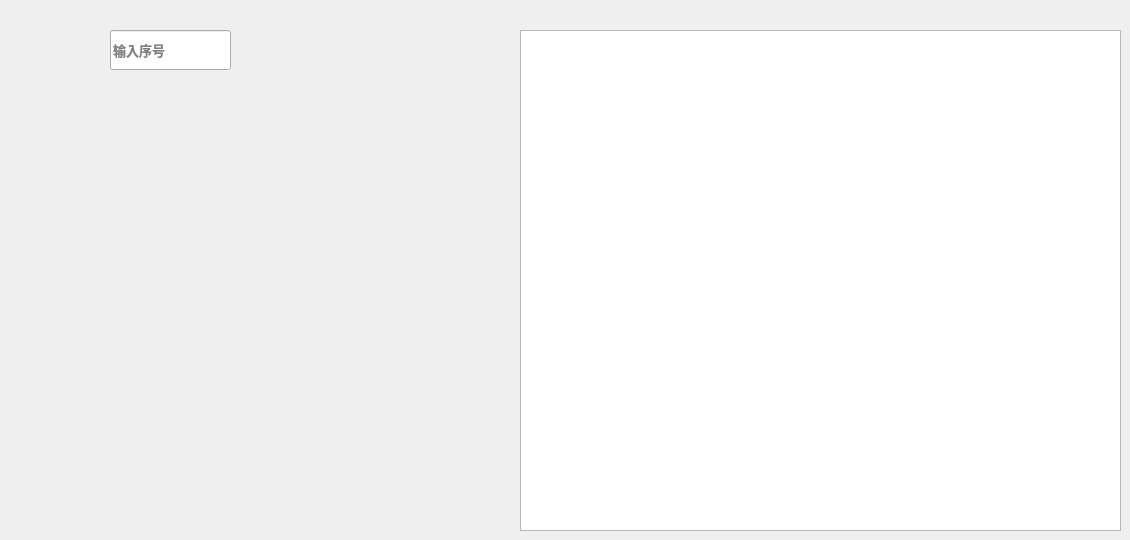
   <widget class="QWidget" name="tab_4">
    <attribute name="title">
     <string>歌词</string>
    </attribute>
    <widget class="QLineEdit" name="lyrics_Edit">
     <property name="geometry">
      <rect>
       <x>110</x>
       <y>30</y>
       <width>121</width>
       <height>40</height>
      </rect>
     </property>
     <property name="font">
      <font>
       <family>思源黑体 CN Bold</family>
       <pointsize>10</pointsize>
       <weight>75</weight>
       <italic>false</italic>
       <bold>true</bold>
       <underline>false</underline>
       <strikeout>false</strikeout>
      </font>
     </property>
     <property name="frame">
      <bool>true</bool>
     </property>
     <property name="placeholderText">
      <string>输入序号</string>
     </property>
    </widget>
    <widget class="QPushButton" name="lyrics_pushButton">
     <property name="geometry">
      <rect>
       <x>140</x>
       <y>100</y>
       <width>50</width>
       <height>50</height>
      </rect>
     </property>
     <property name="font">
      <font>
       <family>思源黑体 CN Bold</family>
       <pointsize>10</pointsize>
       <weight>75</weight>
       <italic>false</italic>
       <bold>true</bold>
       <underline>false</underline>
       <strikeout>false</strikeout>
      </font>
     </property>
     <property name="toolTip">
      <string>查看歌词</string>
     </property>
     <property name="text">
      <string/>
     </property>
     <property name="icon">
      <iconset>
       <normaloff>Image/lyrics.png</normaloff>Image/lyrics.png</iconset>
     </property>
     <property name="iconSize">
      <size>
       <width>50</width>
       <height>50</height>
      </size>
     </property>
     <property name="flat">
      <bool>true</bool>
     </property>
    </widget>
    <widget class="QTextEdit" name="lyrics_textEdit">
     <property name="geometry">
      <rect>
       <x>520</x>
       <y>30</y>
       <width>601</width>
       <height>501</height>
      </rect>
     </property>
    </widget>
    <widget class="QPushButton" name="lyrics_pushButton_2">
     <property name="geometry">
      <rect>
       <x>140</x>
       <y>200</y>
       <width>50</width>
       <height>50</height>
      </rect>
     </property>
     <property name="font">
      <font>
       <family>思源黑体 CN Bold</family>
       <pointsize>10</pointsize>
       <weight>75</weight>
       <italic>false</italic>
       <bold>true</bold>
       <underline>false</underline>
       <strikeout>false</strikeout>
      </font>
     </property>
     <property name="toolTip">
      <string>查看歌词(T)</string>
     </property>
     <property name="text">
      <string/>
     </property>
     <property name="icon">
      <iconset>
       <normaloff>Image/lyrics1.png</normaloff>Image/lyrics1.png</iconset>
     </property>
     <property name="iconSize">
      <size>
       <width>50</width>
       <height>50</height>
      </size>
     </property>
     <property name="flat">
      <bool>true</bool>
     </property>
    </widget>
    <widget class="QLabel" name="lyrics_show_label">
     <property name="geometry">
      <rect>
       <x>110</x>
       <y>320</y>
       <width>391</width>
       <height>40</height>
      </rect>
     </property>
     <property name="font">
      <font>
       <family>微软雅黑</family>
       <pointsize>12</pointsize>
       <weight>75</weight>
       <italic>false</italic>
       <bold>true</bold>
       <underline>false</underline>
       <strikeout>false</strikeout>
       <kerning>true</kerning>
      </font>
     </property>
     <property name="text">
      <string/>
     </property>
    </widget>
   </widget>
